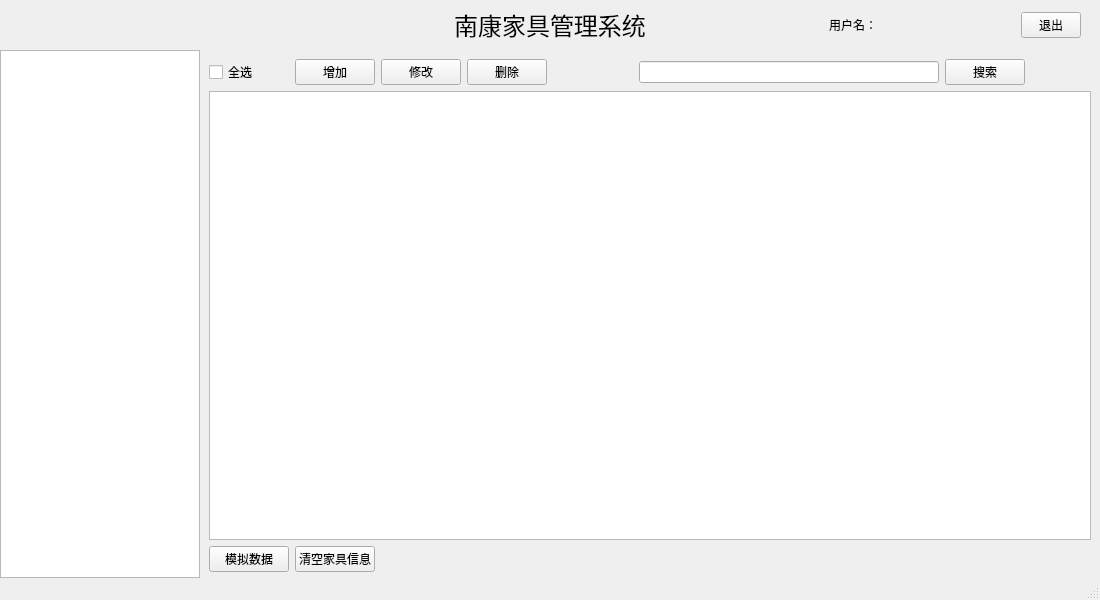
<?xml version="1.0" encoding="UTF-8"?>
<ui version="4.0">
 <class>MainWindow</class>
 <widget class="QMainWindow" name="MainWindow">
  <property name="geometry">
   <rect>
    <x>0</x>
    <y>0</y>
    <width>1100</width>
    <height>600</height>
   </rect>
  </property>
  <property name="minimumSize">
   <size>
    <width>1024</width>
    <height>480</height>
   </size>
  </property>
  <property name="windowTitle">
   <string>南康家具管理系统</string>
  </property>
  <property name="windowIcon">
   <iconset resource="images.qrc">
    <normaloff>:/icon.png</normaloff>:/icon.png</iconset>
  </property>
  <property name="toolTip">
   <string>这是家具管理系统</string>
  </property>
  <property name="styleSheet">
   <string notr="true"/>
  </property>
  <widget class="QWidget" name="centralwidget">
   <property name="styleSheet">
    <string notr="true"/>
   </property>
   <layout class="QGridLayout" name="gridLayout_3">
    <property name="leftMargin">
     <number>0</number>
    </property>
    <property name="topMargin">
     <number>0</number>
    </property>
    <property name="rightMargin">
     <number>0</number>
    </property>
    <property name="bottomMargin">
     <number>0</number>
    </property>
    <property name="spacing">
     <number>0</number>
    </property>
    <item row="1" column="0">
     <widget class="QTreeWidget" name="treeWidget">
      <property name="minimumSize">
       <size>
        <width>200</width>
        <height>0</height>
       </size>
      </property>
      <property name="maximumSize">
       <size>
        <width>200</width>
        <height>16777215</height>
       </size>
      </property>
      <property name="styleSheet">
       <string notr="true"/>
      </property>
      <property name="autoScroll">
       <bool>true</bool>
      </property>
      <attribute name="headerVisible">
       <bool>false</bool>
      </attribute>
      <column>
       <property name="text">
        <string notr="true">1</string>
       </property>
      </column>
     </widget>
    </item>
    <item row="0" column="0" colspan="3">
     <widget class="QWidget" name="bg_title" native="true">
      <property name="minimumSize">
       <size>
        <width>0</width>
        <height>50</height>
       </size>
      </property>
      <property name="maximumSize">
       <size>
        <width>16777215</width>
        <height>50</height>
       </size>
      </property>
      <property name="styleSheet">
       <string notr="true"/>
      </property>
      <layout class="QGridLayout" name="gridLayout_2" columnstretch="1,1,1">
       <property name="leftMargin">
        <number>0</number>
       </property>
       <property name="topMargin">
        <number>0</number>
       </property>
       <property name="rightMargin">
        <number>0</number>
       </property>
       <property name="bottomMargin">
        <number>0</number>
       </property>
       <property name="spacing">
        <number>0</number>
       </property>
       <item row="0" column="0">
        <spacer name="horizontalSpacer">
         <property name="orientation">
          <enum>Qt::Horizontal</enum>
         </property>
         <property name="sizeHint" stdset="0">
          <size>
           <width>264</width>
           <height>20</height>
          </size>
         </property>
        </spacer>
       </item>
       <item row="0" column="1">
        <widget class="QLabel" name="label">
         <property name="font">
          <font>
           <family>.PingFang SC</family>
           <pointsize>18</pointsize>
          </font>
         </property>
         <property name="styleSheet">
          <string notr="true"/>
         </property>
         <property name="text">
          <string>南康家具管理系统</string>
         </property>
         <property name="alignment">
          <set>Qt::AlignCenter</set>
         </property>
        </widget>
       </item>
       <item row="0" column="2">
        <widget class="QWidget" name="widget_2" native="true">
         <layout class="QGridLayout" name="gridLayout" columnminimumwidth="0,0,0,0,0">
          <property name="leftMargin">
           <number>5</number>
          </property>
          <property name="topMargin">
           <number>0</number>
          </property>
          <property name="rightMargin">
           <number>5</number>
          </property>
          <property name="bottomMargin">
           <number>0</number>
          </property>
          <property name="spacing">
           <number>0</number>
          </property>
          <item row="0" column="2">
           <widget class="QLabel" name="lb_user">
            <property name="maximumSize">
             <size>
              <width>120</width>
              <height>16777215</height>
             </size>
            </property>
            <property name="text">
             <string/>
            </property>
            <property name="alignment">
             <set>Qt::AlignLeading|Qt::AlignLeft|Qt::AlignVCenter</set>
            </property>
           </widget>
          </item>
          <item row="0" column="4">
           <widget class="QPushButton" name="btn_exit">
            <property name="maximumSize">
             <size>
              <width>60</width>
              <height>16777215</height>
             </size>
            </property>
            <property name="styleSheet">
             <string notr="true"/>
            </property>
            <property name="text">
             <string>退出</string>
            </property>
            <property name="btn" stdset="0">
             <string>main</string>
            </property>
           </widget>
          </item>
          <item row="0" column="0">
           <widget class="QLabel" name="label_2">
            <property name="minimumSize">
             <size>
              <width>40</width>
              <height>40</height>
             </size>
            </property>
            <property name="maximumSize">
             <size>
              <width>40</width>
              <height>40</height>
             </size>
            </property>
            <property name="styleSheet">
             <string notr="true">border-image: url(:/icon1.png);</string>
            </property>
            <property name="text">
             <string/>
            </property>
           </widget>
          </item>
          <item row="0" column="1">
           <widget class="QLabel" name="label_3">
            <property name="minimumSize">
             <size>
              <width>75</width>
              <height>0</height>
             </size>
            </property>
            <property name="maximumSize">
             <size>
              <width>75</width>
              <height>16777215</height>
             </size>
            </property>
            <property name="text">
             <string>用户名：</string>
            </property>
            <property name="alignment">
             <set>Qt::AlignRight|Qt::AlignTrailing|Qt::AlignVCenter</set>
            </property>
           </widget>
          </item>
         </layout>
        </widget>
       </item>
      </layout>
     </widget>
    </item>
    <item row="1" column="2">
     <widget class="QStackedWidget" name="stackedWidget">
      <property name="styleSheet">
       <string notr="true"/>
      </property>
      <widget class="QWidget" name="page">
       <layout class="QGridLayout" name="gridLayout_4">
        <property name="leftMargin">
         <number>9</number>
        </property>
        <property name="topMargin">
         <number>9</number>
        </property>
        <property name="rightMargin">
         <number>9</number>
        </property>
        <property name="bottomMargin">
         <number>6</number>
        </property>
        <property name="spacing">
         <number>6</number>
        </property>
        <item row="2" column="0" colspan="10">
         <widget class="QTableWidget" name="tableWidget">
          <property name="minimumSize">
           <size>
            <width>0</width>
            <height>0</height>
           </size>
          </property>
          <property name="styleSheet">
           <string notr="true">color: rgb(0, 0, 0);</string>
          </property>
          <attribute name="horizontalHeaderStretchLastSection">
           <bool>true</bool>
          </attribute>
          <attribute name="verticalHeaderVisible">
           <bool>false</bool>
          </attribute>
          <row>
           <property name="text">
            <string>1</string>
           </property>
          </row>
         </widget>
        </item>
        <item row="1" column="2">
         <widget class="QPushButton" name="btn_update">
          <property name="minimumSize">
           <size>
            <width>0</width>
            <height>0</height>
           </size>
          </property>
          <property name="maximumSize">
           <size>
            <width>16777215</width>
            <height>16777215</height>
           </size>
          </property>
          <property name="styleSheet">
           <string notr="true"/>
          </property>
          <property name="text">
           <string>修改</string>
          </property>
          <property name="btn" stdset="0">
           <string>main</string>
          </property>
         </widget>
        </item>
        <item row="1" column="4">
         <spacer name="horizontalSpacer_2">
          <property name="orientation">
           <enum>Qt::Horizontal</enum>
          </property>
          <property name="sizeType">
           <enum>QSizePolicy::Maximum</enum>
          </property>
          <property name="sizeHint" stdset="0">
           <size>
            <width>80</width>
            <height>20</height>
           </size>
          </property>
         </spacer>
        </item>
        <item row="1" column="6">
         <widget class="QPushButton" name="btn_search">
          <property name="styleSheet">
           <string notr="true"/>
          </property>
          <property name="text">
           <string>搜索</string>
          </property>
          <property name="btn" stdset="0">
           <string>main</string>
          </property>
         </widget>
        </item>
        <item row="1" column="5">
         <widget class="QLineEdit" name="le_search">
          <property name="minimumSize">
           <size>
            <width>300</width>
            <height>0</height>
           </size>
          </property>
          <property name="maximumSize">
           <size>
            <width>300</width>
            <height>16777215</height>
           </size>
          </property>
         </widget>
        </item>
        <item row="1" column="1">
         <widget class="QPushButton" name="btn_add">
          <property name="styleSheet">
           <string notr="true"/>
          </property>
          <property name="text">
           <string>增加</string>
          </property>
          <property name="btn" stdset="0">
           <string>main</string>
          </property>
         </widget>
        </item>
        <item row="1" column="3">
         <widget class="QPushButton" name="btn_del">
          <property name="styleSheet">
           <string notr="true"/>
          </property>
          <property name="text">
           <string>删除</string>
          </property>
          <property name="btn" stdset="0">
           <string>main</string>
          </property>
         </widget>
        </item>
        <item row="5" column="0">
         <widget class="QPushButton" name="btn_simulation">
          <property name="text">
           <string>模拟数据</string>
          </property>
         </widget>
        </item>
        <item row="1" column="0">
         <widget class="QCheckBox" name="checkBox">
          <property name="text">
           <string>全选</string>
          </property>
         </widget>
        </item>
        <item row="5" column="1">
         <widget class="QPushButton" name="btn_clear">
          <property name="text">
           <string>清空家具信息</string>
          </property>
         </widget>
        </item>
        <item row="5" column="2">
         <widget class="QLabel" name="lb_cnt">
          <property name="text">
           <string/>
          </property>
         </widget>
        </item>
       </layout>
      </widget>
      <widget class="QWidget" name="page_2"/>
     </widget>
    </item>
   </layout>
  </widget>
  <widget class="QMenuBar" name="menubar">
   <property name="geometry">
    <rect>
     <x>0</x>
     <y>0</y>
     <width>1100</width>
     <height>21</height>
    </rect>
   </property>
  </widget>
  <widget class="QStatusBar" name="statusbar"/>
 </widget>
 <tabstops>
  <tabstop>btn_update</tabstop>
  <tabstop>btn_exit</tabstop>
  <tabstop>tableWidget</tabstop>
  <tabstop>btn_add</tabstop>
  <tabstop>btn_search</tabstop>
  <tabstop>treeWidget</tabstop>
  <tabstop>le_search</tabstop>
  <tabstop>btn_del</tabstop>
  <tabstop>checkBox</tabstop>
  <tabstop>btn_simulation</tabstop>
  <tabstop>btn_clear</tabstop>
 </tabstops>
 <resources>
  <include location="images.qrc"/>
 </resources>
 <connections/>
</ui>
